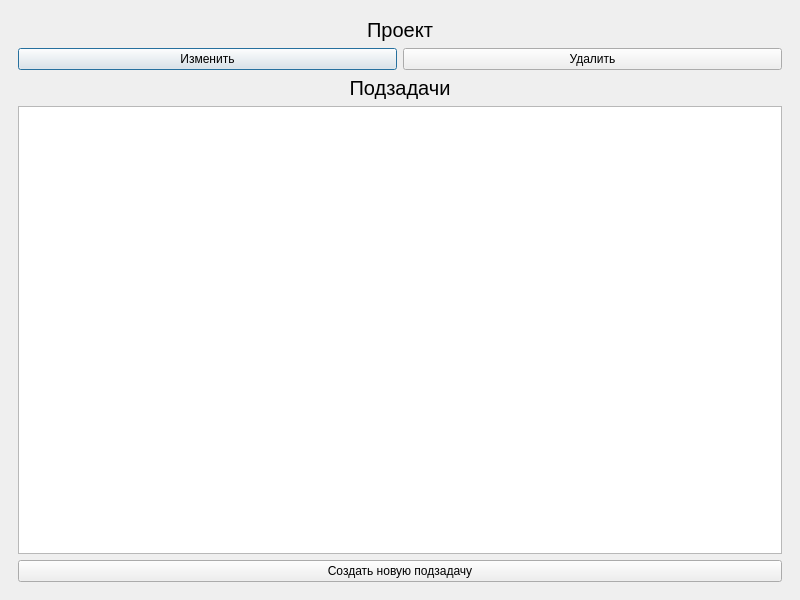
<?xml version="1.0" encoding="UTF-8"?>
<ui version="4.0">
 <class>Dialog</class>
 <widget class="QDialog" name="Dialog">
  <property name="geometry">
   <rect>
    <x>0</x>
    <y>0</y>
    <width>800</width>
    <height>600</height>
   </rect>
  </property>
  <property name="minimumSize">
   <size>
    <width>800</width>
    <height>600</height>
   </size>
  </property>
  <property name="windowTitle">
   <string>Просмотр проекта</string>
  </property>
  <layout class="QVBoxLayout" name="verticalLayout_2">
   <item>
    <layout class="QVBoxLayout" name="verticalLayout">
     <property name="leftMargin">
      <number>7</number>
     </property>
     <property name="topMargin">
      <number>7</number>
     </property>
     <property name="rightMargin">
      <number>7</number>
     </property>
     <property name="bottomMargin">
      <number>7</number>
     </property>
     <item>
      <widget class="QLabel" name="name_label">
       <property name="font">
        <font>
         <pointsize>15</pointsize>
        </font>
       </property>
       <property name="text">
        <string>Проект</string>
       </property>
       <property name="alignment">
        <set>Qt::AlignCenter</set>
       </property>
      </widget>
     </item>
     <item>
      <layout class="QHBoxLayout" name="horizontalLayout_2">
       <item>
        <widget class="QPushButton" name="edit_button">
         <property name="text">
          <string>Изменить</string>
         </property>
        </widget>
       </item>
       <item>
        <widget class="QPushButton" name="delete_button">
         <property name="text">
          <string>Удалить</string>
         </property>
        </widget>
       </item>
      </layout>
     </item>
     <item>
      <widget class="QLabel" name="label">
       <property name="font">
        <font>
         <pointsize>15</pointsize>
        </font>
       </property>
       <property name="text">
        <string>Подзадачи</string>
       </property>
       <property name="alignment">
        <set>Qt::AlignCenter</set>
       </property>
      </widget>
     </item>
     <item>
      <widget class="QListWidget" name="tasks_list"/>
     </item>
     <item>
      <widget class="QPushButton" name="create_button">
       <property name="text">
        <string>Создать новую подзадачу</string>
       </property>
      </widget>
     </item>
    </layout>
   </item>
  </layout>
 </widget>
 <resources/>
 <connections/>
</ui>
